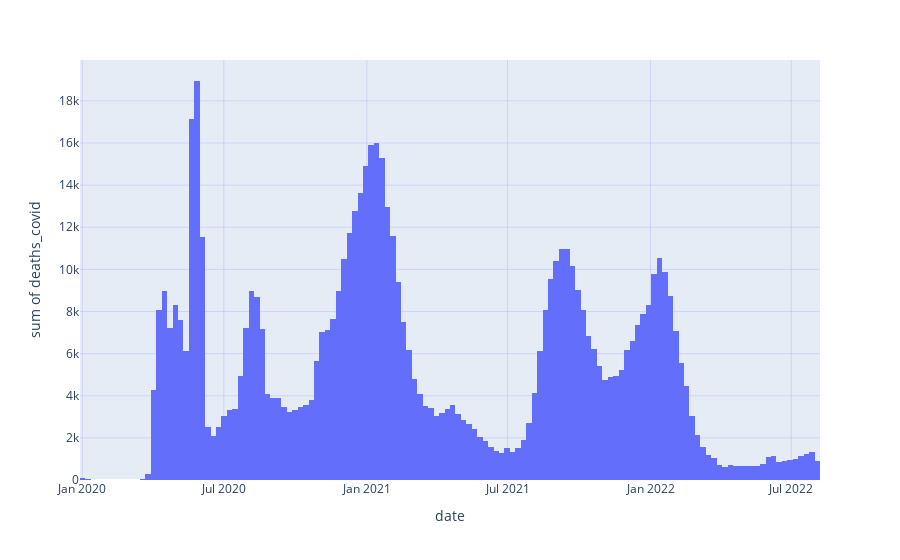

This figure's notebook cell:
### Code cell
fig = px.histogram(df8, x='date', y='deaths_covid')
fig.update_xaxes(showgrid=True, gridwidth=1, gridcolor='rgba(0,0,255,0.1)')
fig.update_yaxes(showgrid=True, gridwidth=1, gridcolor='rgba(0,0,255,0.1)')

### Figure 1 — Plotly figure (JSON) as saved in the notebook; plotly's stock layout.template omitted (floating-point values rounded to 4 significant figures; data arrays with more than 128 entries replaced by an {"elided": "..."} marker saying what was removed)
{"data": [{"alignmentgroup": "True", "bingroup": "x", "histfunc": "sum", "hovertemplate": "date=%{x}<br>sum of deaths_covid=%{y}<extra></extra>", "legendgroup": "", "marker": {"color": "#636efa", "pattern": {"shape": ""}}, "name": "", "offsetgroup": "", "orientation": "v", "showlegend": false, "type": "histogram", "x": {"elided": "47585 str values"}, "xaxis": "x", "y": {"elided": "47585 int values"}, "yaxis": "y"}], "layout": {"barmode": "relative", "legend": {"tracegroupgap": 0}, "margin": {"t": 60}, "xaxis": {"anchor": "y", "domain": [0, 1], "gridcolor": "rgba(0,0,255,0.1)", "gridwidth": 1, "showgrid": true, "title": {"text": "date"}}, "yaxis": {"anchor": "x", "domain": [0, 1], "gridcolor": "rgba(0,0,255,0.1)", "gridwidth": 1, "showgrid": true, "title": {"text": "sum of deaths_covid"}}}}
